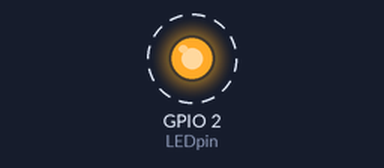
Bench run of a sketch on a simulated ESP32. Shown: output pins drawn as LEDs (lit = HIGH). Dashed ring = blinking. WiFi joins after 1.5 s; servers stay silent unless stated; not simulated (calls return 0 or success): ssid_password.h; what the sketch prints to the serial monitor is not drawn.

Above: at 2.0 s.
Timing chart, 0 to 6.1 s (numbered marks = the images above):
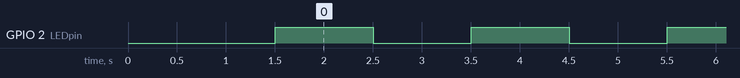

Measured:
- by itself, GPIO 2 (LEDpin): alternates HIGH for 1.0 s and LOW for 1.0 s

The sketch:

Listing8-6.ino
```cpp
/*******************************************************************************
 * Sketch name: Over The Air
 * Description: Update sketch with OTA to remote ESP32
 * Created on:  February 2023
 * Author:      Neil Cameron
 * Book:        ESP32 Communication
 * Chapter :    8 - WebSocket, remote access and OTA
 ******************************************************************************/

#include <ElegantOTA.h>          // include ElegantOTA library
WebServer server(80);         // initialise server
#include <ssid_password.h>
char OTAhost[] = "ESP32board";      // OTA name and password
char OTApass[] = "admin1";
int LEDpin = 2;
int lag = 1000;            // LED lag time (ms)
String str;

void setup()
{
  Serial.begin(115200);         // Serial Monitor baud rate
  pinMode(LEDpin, OUTPUT);
  WiFi.mode(WIFI_STA);          // Wi-Fi station mode
  WiFi.begin(ssid, password);      // initialise and connect Wi-Fi
  while (WiFi.status() != WL_CONNECTED) delay(500);
  Serial.print("IP address: ");     // display ESP32 IP address
  Serial.println(WiFi.localIP());
  ElegantOTA.begin(&server);        // start ElegantOTA
  server.begin();           // start server
  server.on("/", base);         // load default webpage
}

void loop()
{
  server.handleClient();        // manage HTTP requests
  digitalWrite(LEDpin, !digitalRead(LEDpin)); // turn on or off LED
  delay(lag);
}

void base()           // function called when webpage loaded
{
  str = "Time lag " + String(lag);
  server.send(200, "text/plain", str);    // send response to client
}
```
